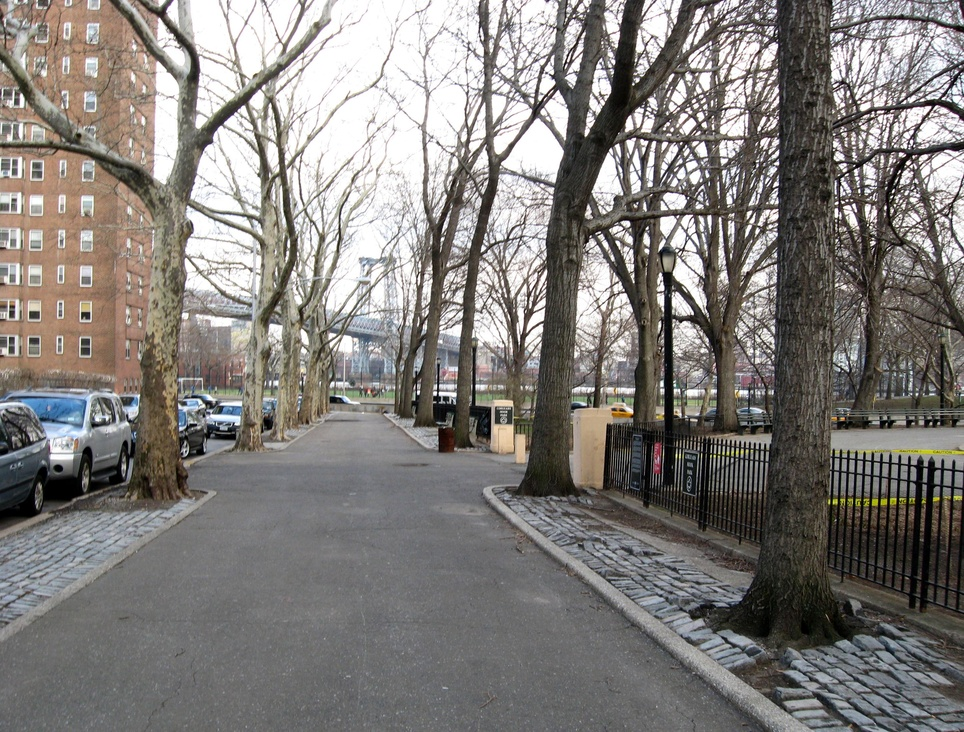
%> input picture data/control0.jpg, 964 x 732 px, shrunk from 3036 x 2304 before the run
$ octave --eval "result = mygradient(imread('../data/control0.jpg'));"   (GNU Octave 9; MATLAB toolbox functions it lacks are replaced by stand-ins)
%> lines starting %> are read from the running program, lines starting %| are printed output that depends on the picture
function [mag,ori] = mygradient(I)

if (ndims(I)==3)
    I = rgb2gray(I);
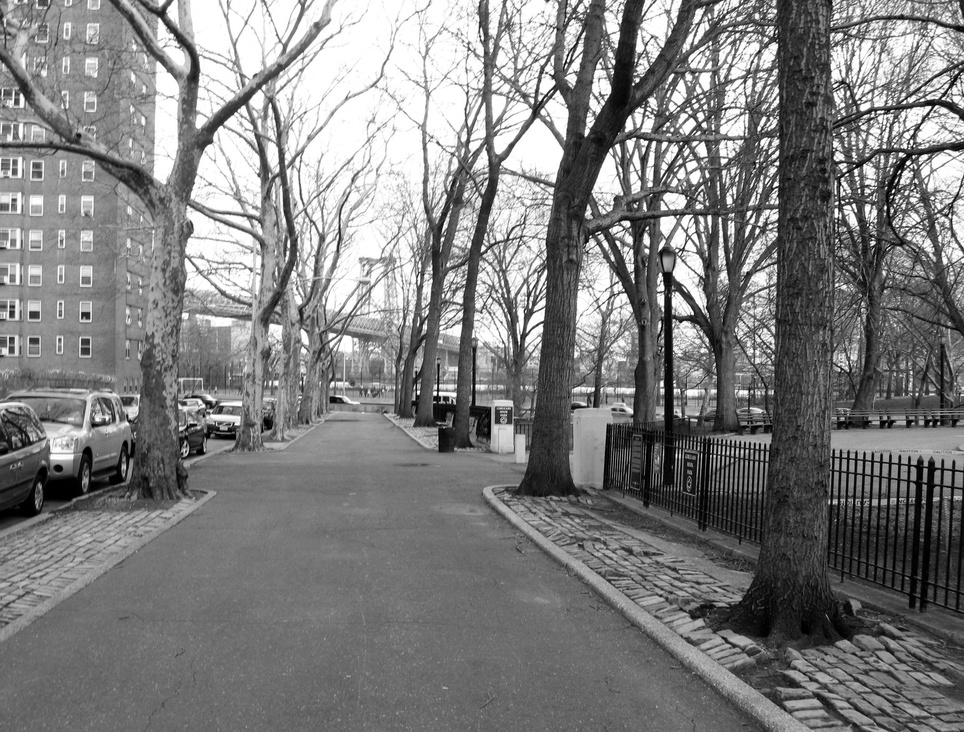
%> I: size 732x964 uint8; min 0, max 255, mean 126.2
end
I = im2double(I);
%> I: size 732x964 double

gradFilter = fspecial('prewitt');
dx = imfilter(I, gradFilter, 'replicate');
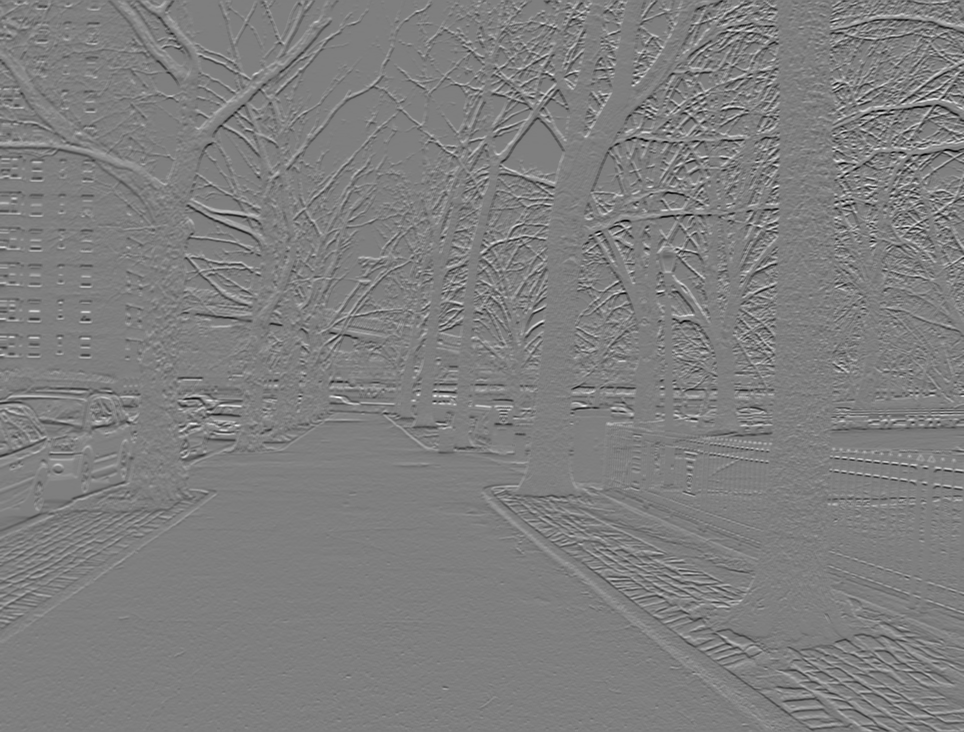
%> dx: size 732x964 double; min -2.71, max 2.73, mean 0.00225; drawn with min black and max white
dy = imfilter(I, gradFilter', 'replicate');
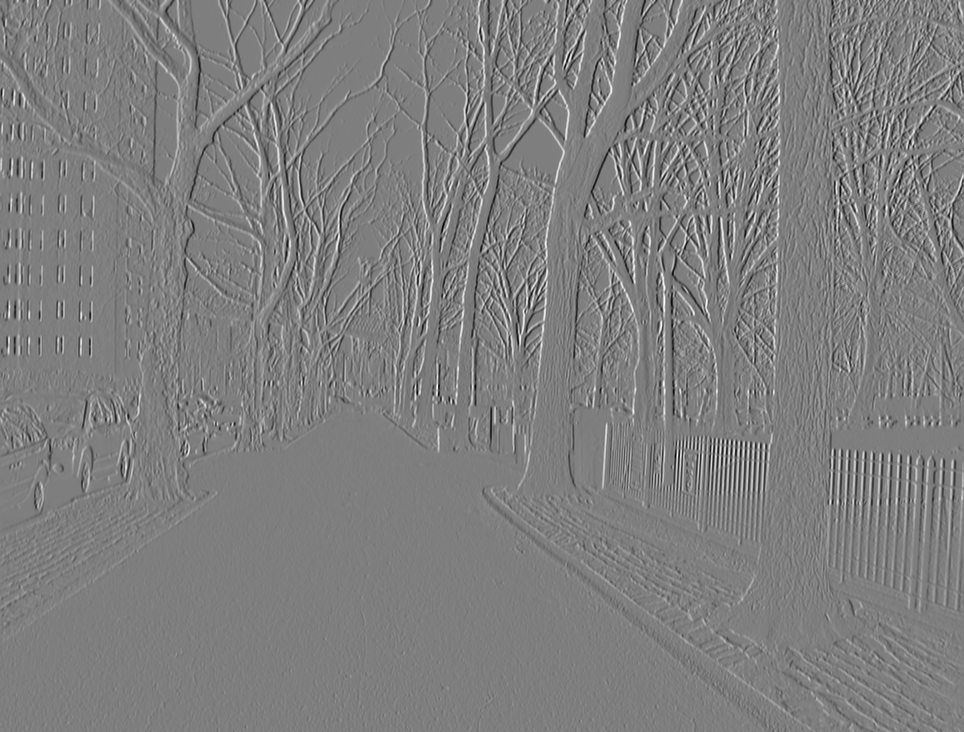
%> dy: size 732x964 double; min -2.81, max 2.84, mean 0.000235; drawn with min black and max white
mag = sqrt(dx.*dx + dy.*dy);
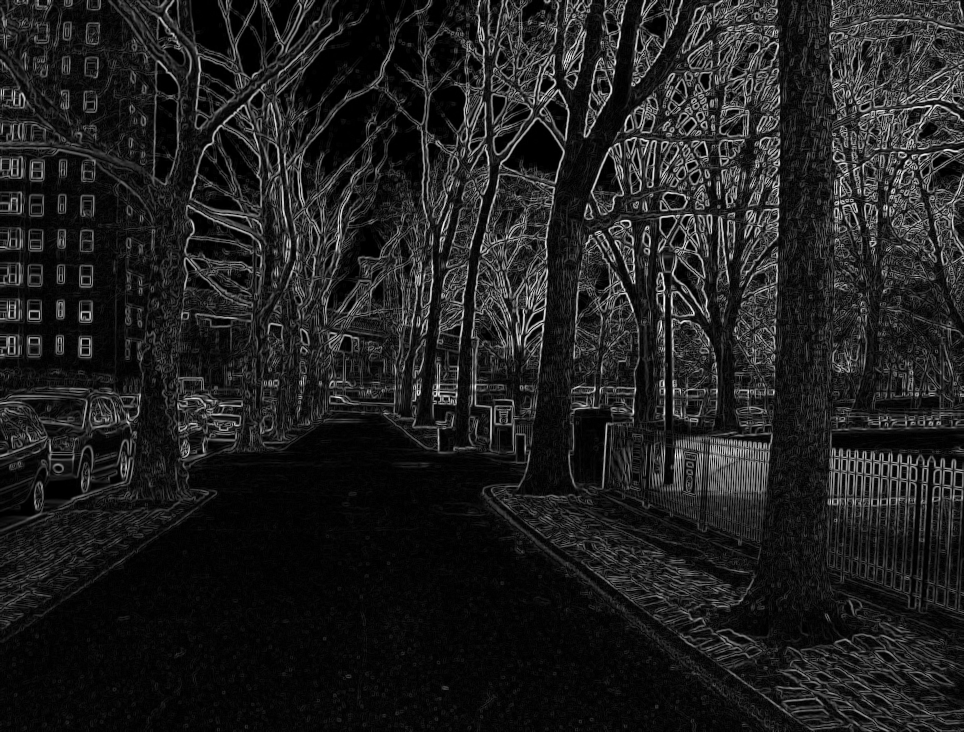
%> mag: size 732x964 double; min 0, max 2.84, mean 0.356; drawn with min black and max white
ori = atan2(dy, dx);
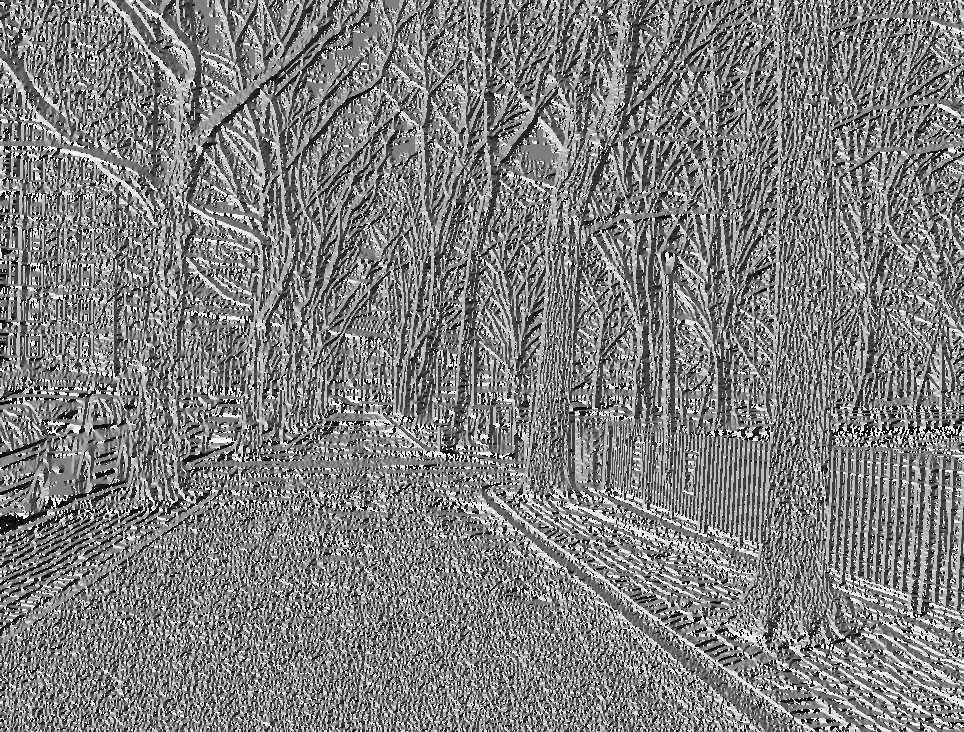
%> ori: size 732x964 double; min -3.14, max 3.14, mean -0.0143; drawn with min black and max white

$ run again, on data/control1.jpg
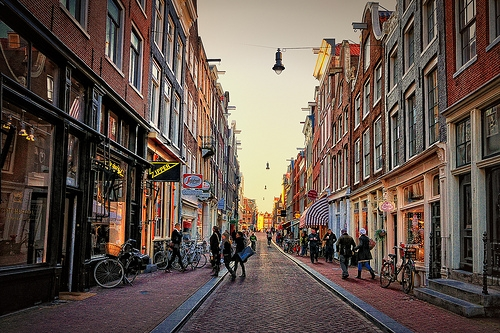
%> input picture data/control1.jpg, 500 x 333 px
%> in mygradient, `mag = sqrt(dx.*dx + dy.*dy);`:
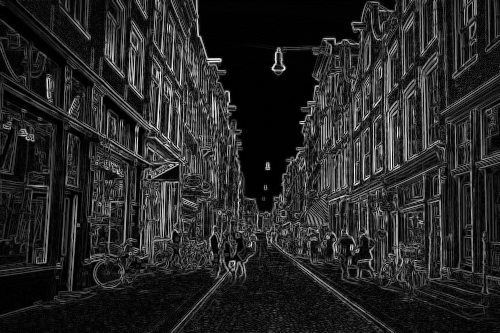
%> mag: size 333x500 double; min 0, max 2.83, mean 0.432; drawn with min black and max white
%> in mygradient, `ori = atan2(dy, dx);`:
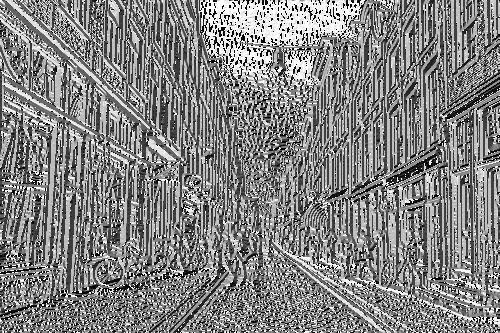
%> ori: size 333x500 double; min -3.14, max 3.14, mean 0.0914; drawn with min black and max white

$ run again, on data/control2.jpg
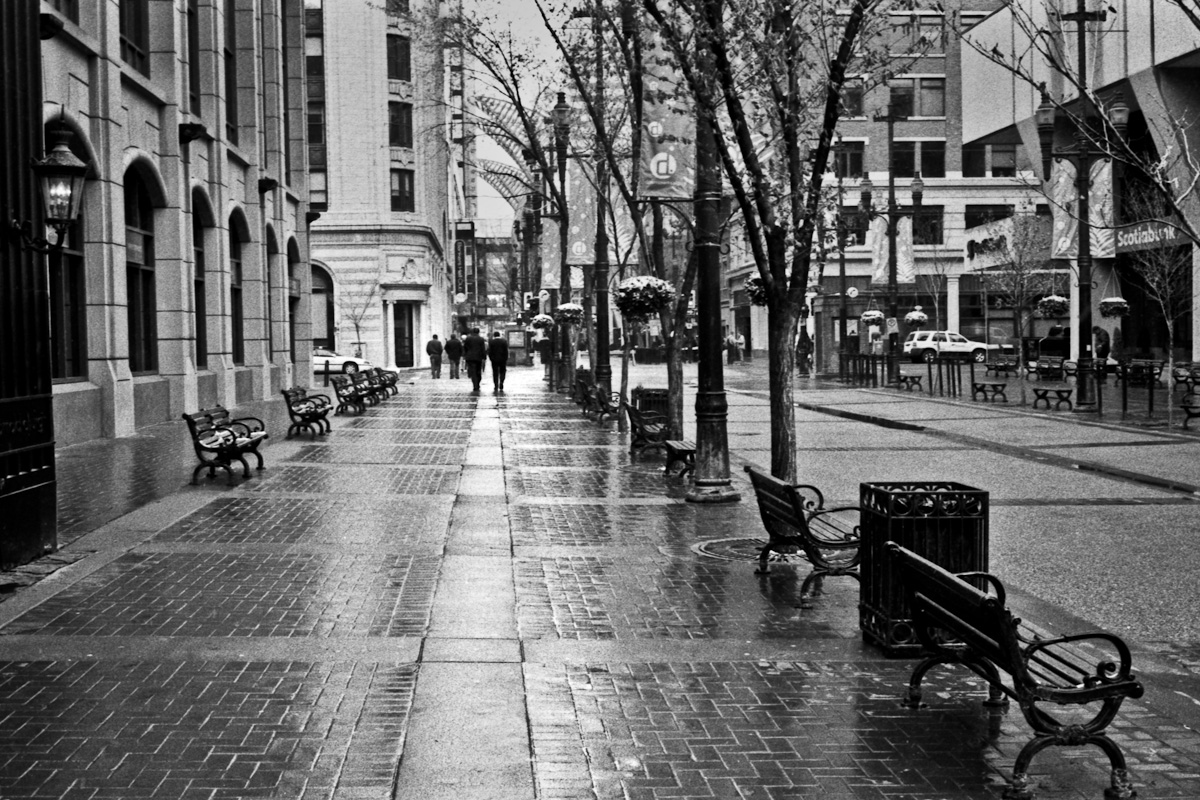
%> input picture data/control2.jpg, 1200 x 800 px
%> in mygradient, `mag = sqrt(dx.*dx + dy.*dy);`:
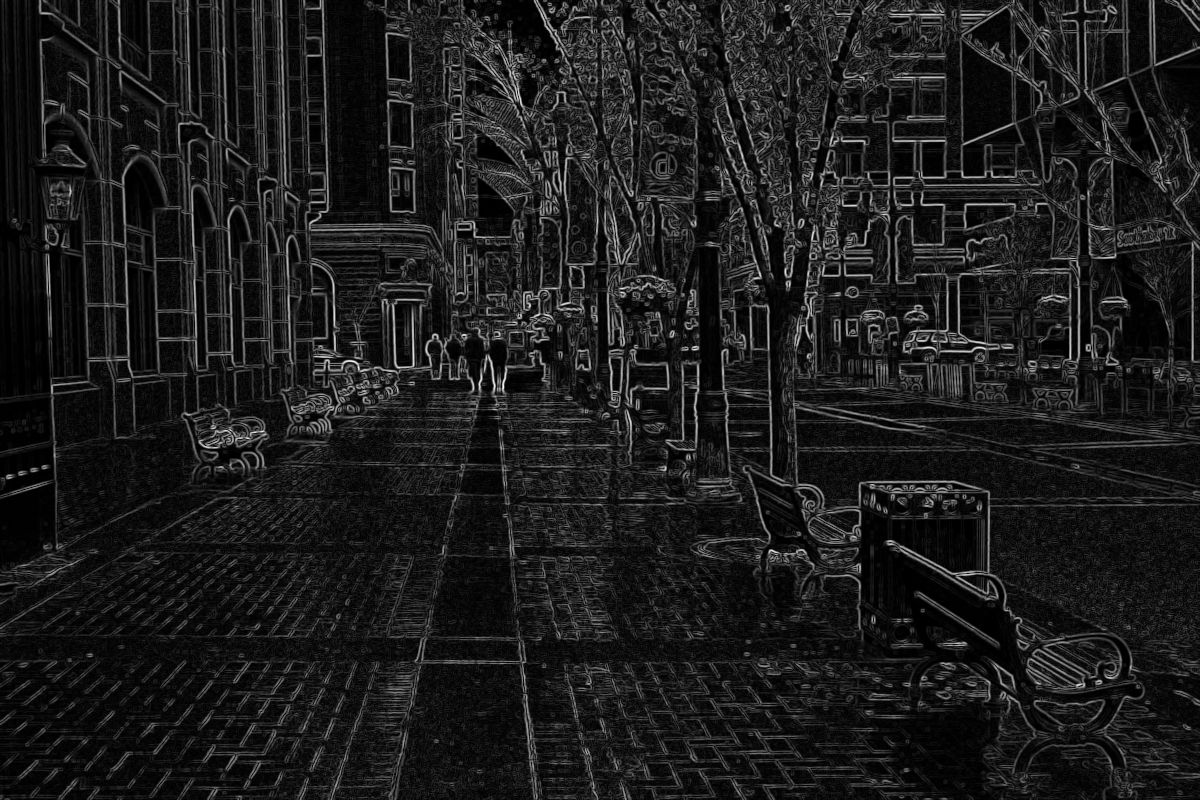
%> mag: size 800x1200 double; min 0, max 2.92, mean 0.328; drawn with min black and max white
%> in mygradient, `ori = atan2(dy, dx);`:
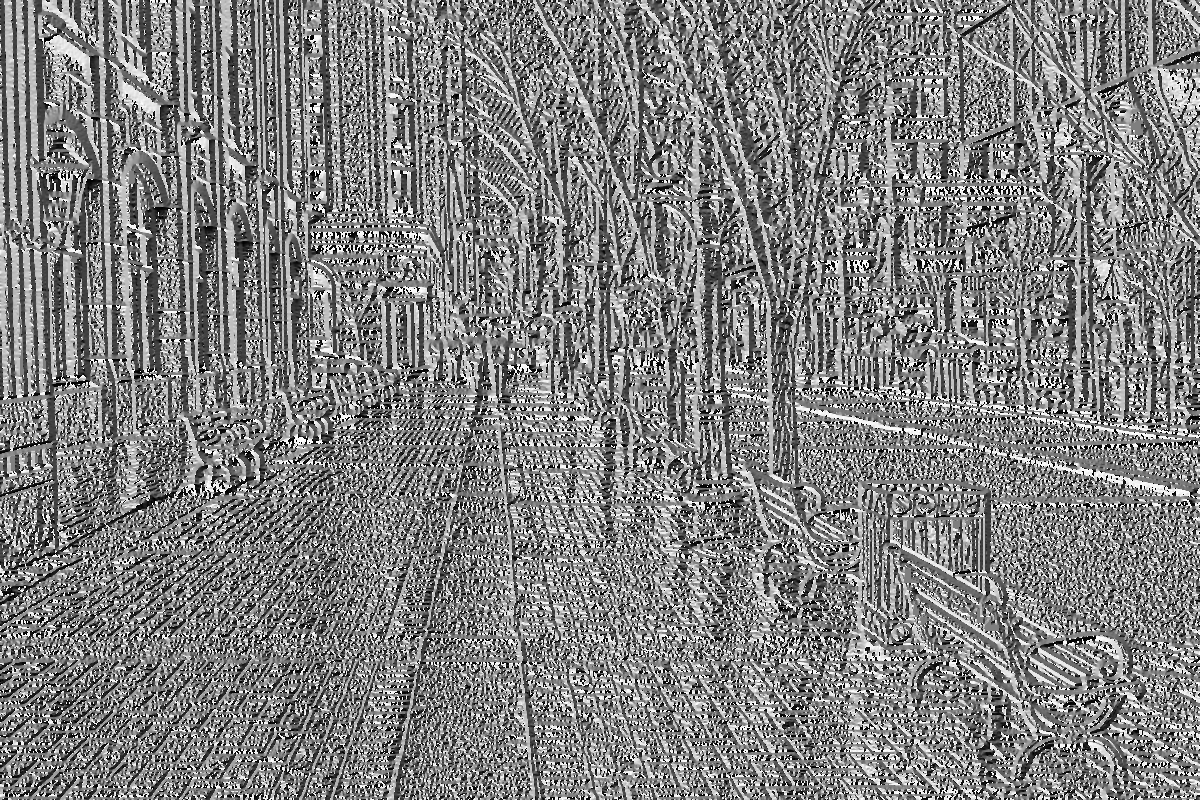
%> ori: size 800x1200 double; min -3.14, max 3.14, mean 0.0192; drawn with min black and max white

$ run again, on data/control3.jpg
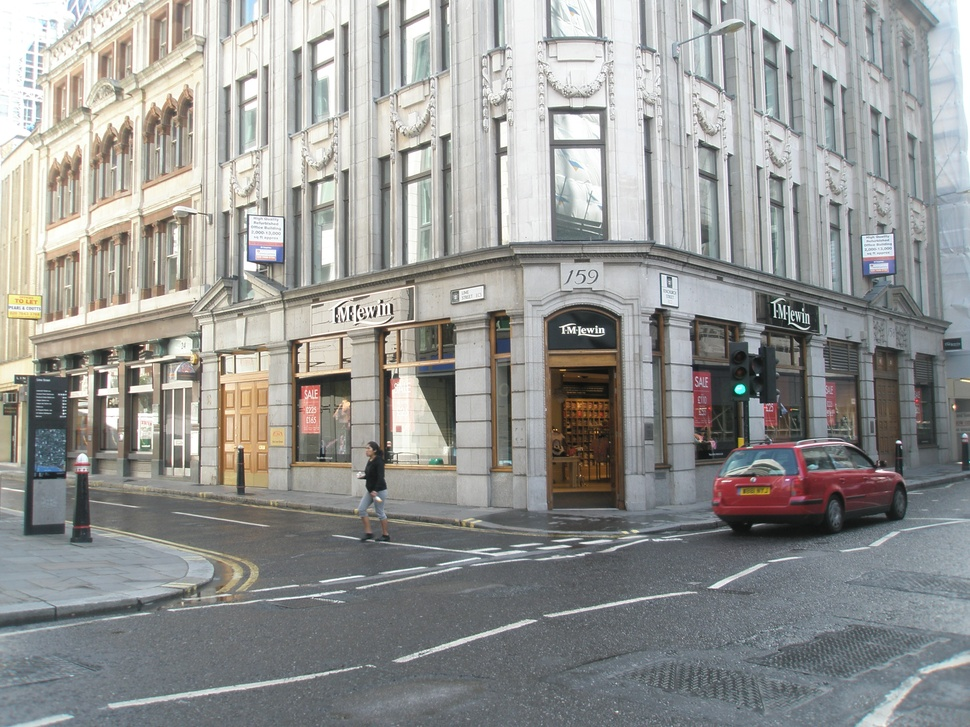
%> input picture data/control3.jpg, 970 x 727 px, shrunk from 3264 x 2448 before the run
%> in mygradient, `mag = sqrt(dx.*dx + dy.*dy);`:
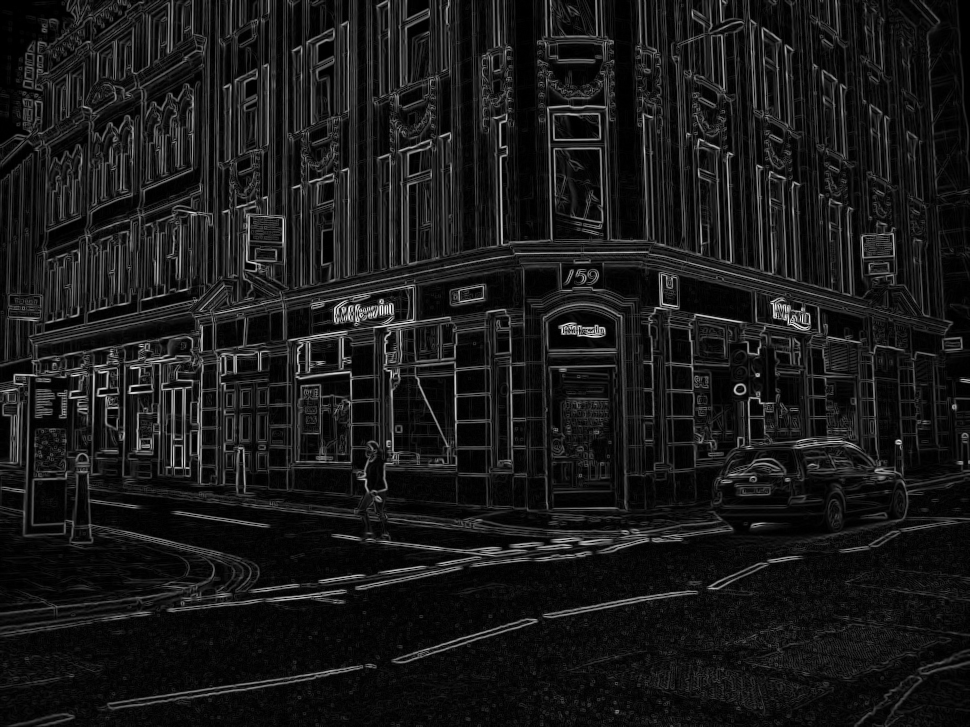
%> mag: size 727x970 double; min 0, max 2.53, mean 0.249; drawn with min black and max white
%> in mygradient, `ori = atan2(dy, dx);`:
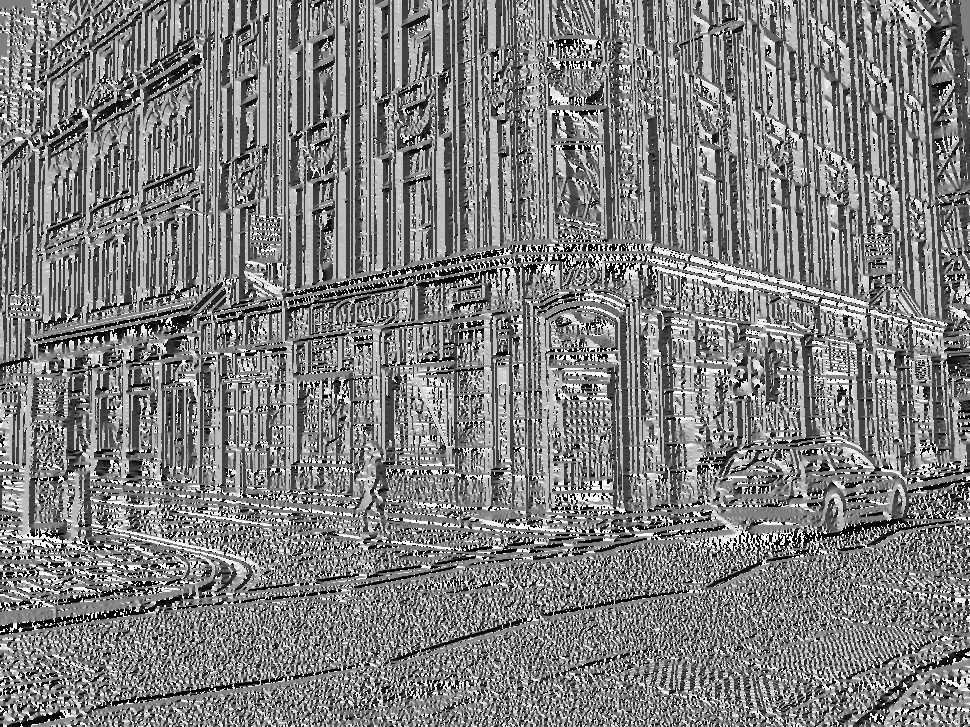
%> ori: size 727x970 double; min -3.14, max 3.14, mean 0.000192; drawn with min black and max white
